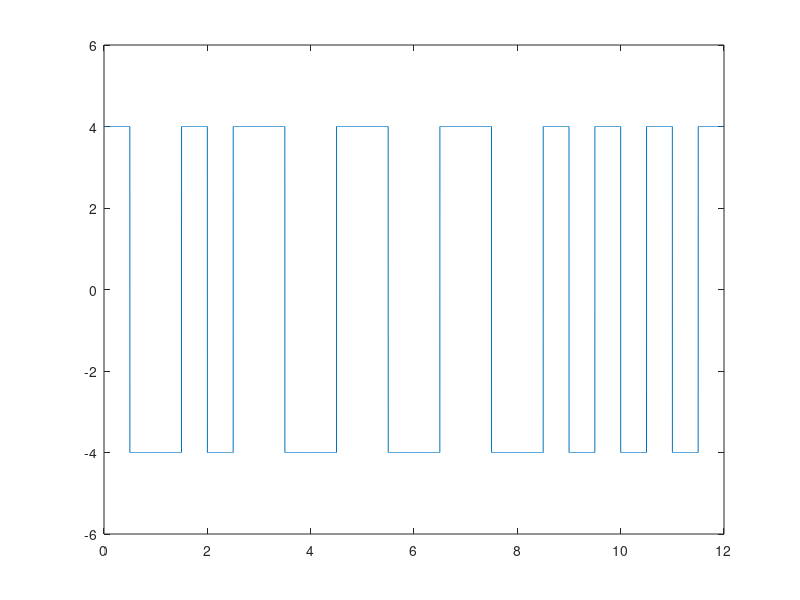

Reproduce this figure in MATLAB.
clear;

bits = [0,1,1,0,1,0,1,0,1,1,1,1];

bit_rate=1;
voltage=4;
sign = 1;


tmp=voltage;
in = 1;

voltage = sign*voltage;

for i = 1:length(bits)
    if(bits(i)==0)
        y_level(in) = voltage;
        y_level(in+1) = -voltage;
    else 
        y_level(in) = -voltage;
        y_level(in+1) = voltage;
    end
    in = in + 2;
end

frequency = 1000;
voltage=tmp;
bit_rate = bit_rate*2;
Time=length(bits)*2/bit_rate; 
dt = 1/frequency;
time = 0:dt:Time;

x = 1;

for i = 1:length(time)
    y_value(i)= y_level(x);
    if time(i)*bit_rate>=x
        x= x+1;
    end
end
     

plot(time,y_value);
axis([0 Time -voltage-2 voltage+2]);


% demodulation

i=1;
in=1;
st=1;
tmp=1*sign;
for j=1:length(time)
  dm = y_value(j)/voltage;
  if time(j)*bit_rate>=i
 
      if mod(in,2)==1
          if dm ==tmp
            ans_bits(st)=0;
          else 
            ans_bits(st)=1;
          end 
          st = st + 1;
      end
     
      i=i+1;
      in= in+1;
  end
 end

 disp('Demodulation : ')
 disp(ans_bits)